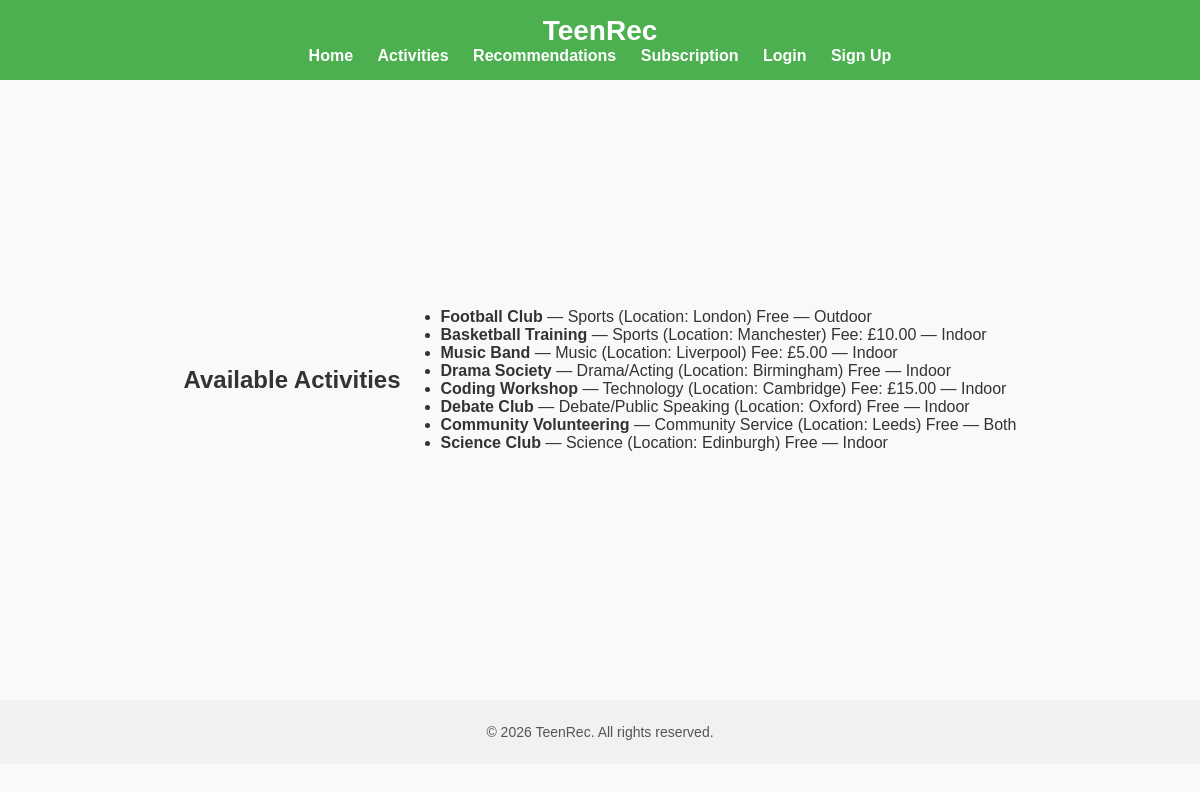
The page /activities/ on the database its author committed.
### activities/models.py (models this page shows, shortened)
class Activity(models.Model):
    name = models.CharField(max_length=100)
    category = models.CharField(max_length=50)
    location = models.CharField(max_length=100)
    fee = models.DecimalField(max_digits=6, decimal_places=2, null=True, blank=True)
    indoor_outdoor = models.CharField(
        max_length=20,
        choices=[("indoor", "Indoor"), ("outdoor", "Outdoor"), ("both", "Both")],
        default="both"
    )

### activities/views.py (the view)
# urls.py: path("", views.activity_list, name="list"),
def activity_list(request):
    activities = Activity.objects.all()
    return render(request, "activities/activity_list.html", {"activities": activities})

### activities/templates/activities/activity_list.html
{% extends "base.html" %}
{% block content %}
<h2>Available Activities</h2>
<ul>
  {% for activity in activities %}
    <li>
      <strong>{{ activity.name }}</strong> — {{ activity.category }}
      (Location: {{ activity.location }})
      {% if activity.fee %}
        Fee: £{{ activity.fee }}
      {% else %}
        Free
      {% endif %}
      — {{ activity.indoor_outdoor|title }}
    </li>
  {% empty %}
    <li>No activities available.</li>
  {% endfor %}
</ul>
{% endblock %}

### templates/base.html (shortened to what this page needs)
<!DOCTYPE html>
<html lang="en">
<head>
    {% load static %}
    <link rel="stylesheet" href="{% static 'css/style.css' %}">
</head>
<body>
    <header style="background:#4CAF50; color:white; padding:15px; text-align:center;">
        <h1>TeenRec</h1>
        <nav>
            <a href="{% url 'home:index' %}" style="margin:0 10px; color:white;">Home</a>
            <a href="{% url 'activities:list' %}" style="margin:0 10px; color:white;">Activities</a>
            <a href="{% url 'recommendations:list' %}" style="margin:0 10px; color:white;">Recommendations</a>
            <a href="{% url 'subscriptions:view' %}" style="margin:0 10px; color:white;">Subscription</a>
            {% if user.is_authenticated %}
                <a href="{% url 'users:logout' %}" style="margin:0 10px; color:white;">Logout</a>
            {% else %}
                <a href="{% url 'users:login' %}" style="margin:0 10px; color:white;">Login</a>
                <a href="{% url 'users:signup' %}" style="margin:0 10px; color:white;">Sign Up</a>
            {% endif %}
        </nav>
    </header>
    <main style="padding:20px;">
        {% block content %}
        {% endblock %}
    </main>
    <footer style="background:#f1f1f1; text-align:center; padding:10px; margin-top:20px;">
        <p>&copy; 2026 TeenRec. All rights reserved.</p>
    </footer>
</body>
</html>

### static/css/style.css (style rules this page uses)
body { font-family: Arial, sans-serif; margin: 0; background-color: #f9f9f9; color: #333; }
header { background-color: #4CAF50; color: white; padding: 15px; text-align: center; }
header h1 { margin: 0; font-size: 28px; }
header nav a { color: white; text-decoration: none; margin: 0 10px; font-weight: bold; }
main { display: flex; justify-content: center; align-items: center; min-height: 70vh; padding: 20px; }
footer { background-color: #f1f1f1; text-align: center; padding: 10px; margin-top: 40px; font-size: 14px; color: #555; }

### rows shown on the page
Activity: name "Football Club", category "Sports", location "London", fee "Free", indoor_outdoor "Outdoor"
Activity: name "Basketball Training", category "Sports", location "Manchester", fee "10.00", indoor_outdoor "Indoor"
Activity: name "Music Band", category "Music", location "Liverpool", fee "5.00", indoor_outdoor "Indoor"
Activity: name "Drama Society", category "Drama/Acting", location "Birmingham", fee "Free", indoor_outdoor "Indoor"
Activity: name "Coding Workshop", category "Technology", location "Cambridge", fee "15.00", indoor_outdoor "Indoor"
Activity: name "Debate Club", category "Debate/Public Speaking", location "Oxford", fee "Free", indoor_outdoor "Indoor"
Activity: name "Community Volunteering", category "Community Service", location "Leeds", fee "Free", indoor_outdoor "Both"
Activity: name "Science Club", category "Science", location "Edinburgh", fee "Free", indoor_outdoor "Indoor"
